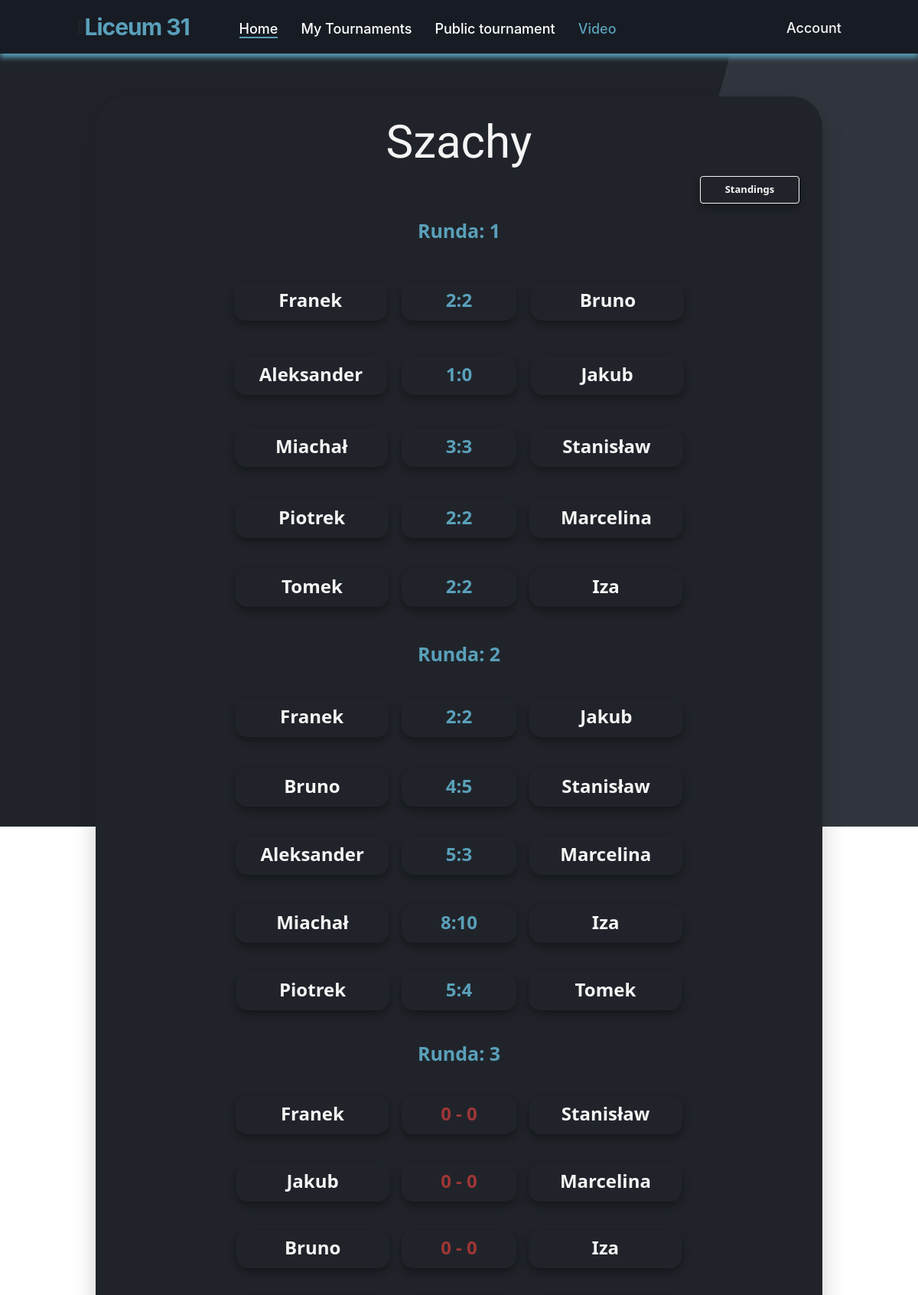
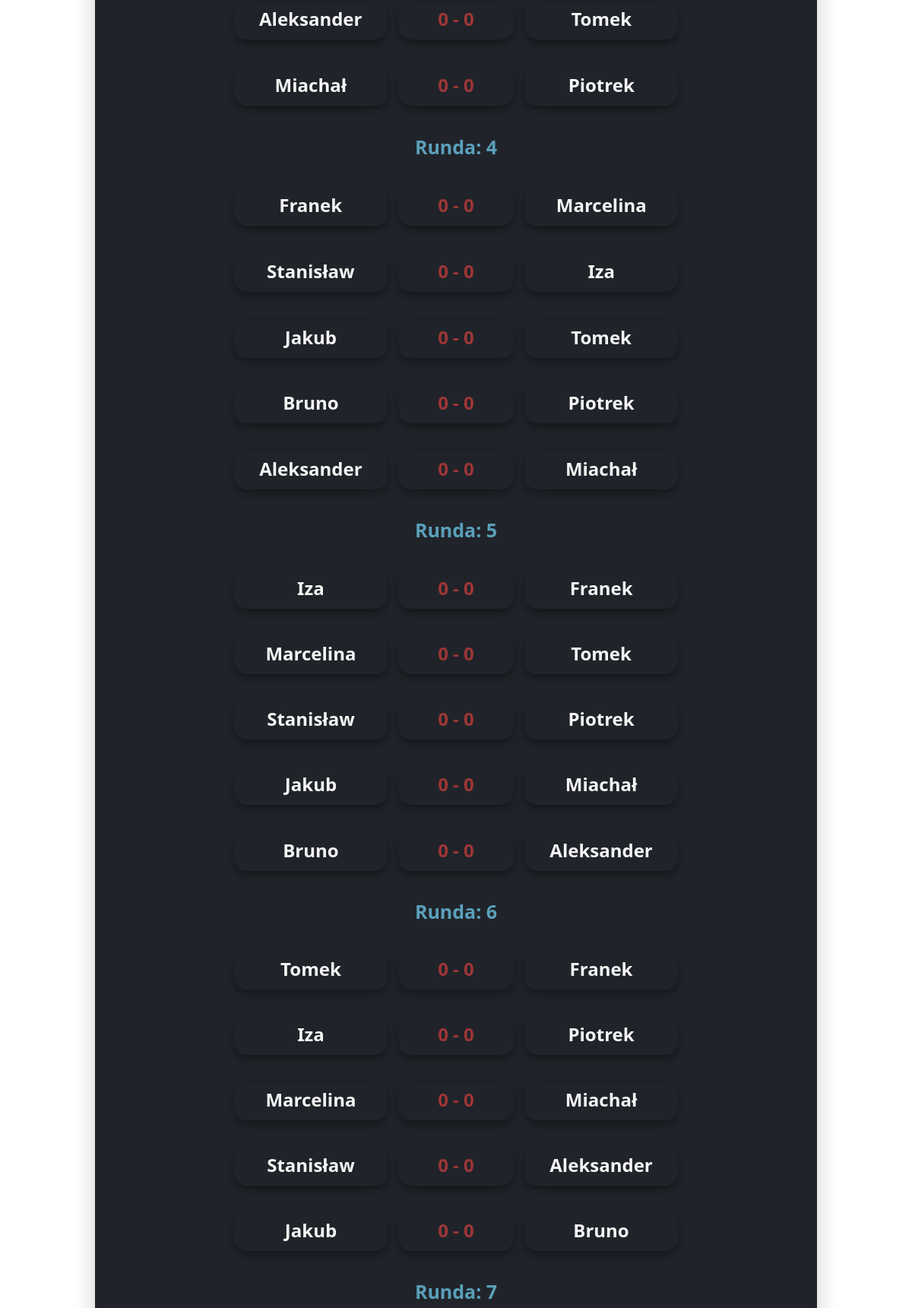
The page /public-schedule (signed in, upper part) on the database its author committed (2 pictures, top to bottom).
### website/models.py (models this page shows)
class Tournament(db.Model):
    id = db.Column(db.Integer,primary_key=True)
    user_id = db.Column(db.Integer,db.ForeignKey('user.id'))
    name = db.Column(db.String(150))
    date = db.Column(db.Date)
    location = db.Column(db.String(150))
    discipline = db.Column(db.String(150))
    type = db.Column(db.String(150))
    status = db.Column(db.String(150), default="upcoming")
    is_public = db.Column(db.Boolean(),default=False)
    current_round_number = db.Column(db.Integer(),default=0)
    max_rounds = db.Column(db.Integer())
    edited_dual_id = db.Column(db.Integer())
    rounds = db.relationship('Round')
    duals = db.relationship('Dual')
    opponents = db.relationship('Opponent')
    standings = db.relationship('Standing')

class Round(db.Model):
    id = db.Column(db.Integer,primary_key=True)
    tournament_id = db.Column(db.Integer,db.ForeignKey('tournament.id'))
    number = db.Column(db.Integer)
    duals = db.relationship('Dual')

class Dual(db.Model):
    id = db.Column(db.Integer,primary_key=True)
    tournament_id = db.Column(db.Integer,db.ForeignKey('tournament.id'))
    round_id = db.Column(db.Integer,db.ForeignKey('round.id'))
    opponent1_id = db.Column(db.Integer,db.ForeignKey('opponent.id'))
    opponent2_id = db.Column(db.Integer,db.ForeignKey('opponent.id'))
    opponent_1 = db.relationship('Opponent', foreign_keys=[opponent1_id])
    opponent_2 = db.relationship('Opponent', foreign_keys=[opponent2_id])
    score_1 = db.Column(db.Integer)
    score_2 = db.Column(db.Integer)
    date = db.Column(db.DateTime)
    round_number = db.Column(db.Integer)

class Opponent(db.Model):
    id = db.Column(db.Integer,primary_key=True)
    tournament_id = db.Column(db.Integer,db.ForeignKey('tournament.id'))
    standing = db.relationship('Standing')
    name = db.Column(db.String(100000))

### website/views.py (the view)
@views.route('public-schedule')
@login_required
def public_schedule():
    tournament = Tournament.query.filter_by(is_public=True).first()
    if tournament:
        return render_template("public_schedule.html", tournament=tournament, user=current_user)
    else:
        flash('Unfortunately, there is no public schedule for now.', category='error')
        return redirect(url_for("views.home"))

### website/__init__.py (called while the page is built)
def create_app():
    app = Flask(__name__)
    app.config['SECRET_KEY'] = 'kjabwdlajbal'
    app.config['SQLALCHEMY_DATABASE_URI'] = f'sqlite:///{DB_NAME}'
    app.config['SQLALCHEMY_TRACK_MODIFICATIONS'] = False
    db.init_app(app)  # inicjowanie bazy danych dla aplikacji
    from .views import views
    from .auth import auth
    app.register_blueprint(views, url_prefix='/')
    app.register_blueprint(auth, url_prefix='/')
    from .models import User
    create_datebase(app)
    login_manager = LoginManager()
    login_manager.login_view = 'auth.login'
    login_manager.init_app(app)
    @login_manager.user_loader
    def load_user(id):
        return User.query.get(int(id))
    return app

### website/templates/public_schedule.html (shortened to what this page needs)
{% extends "base.html" %} {% block title %}Public Schedule{% endblock %} {% block content %}
<section class="public_schedule_box_container container_schedule_public">
    <br />
    <h3 align="center">{{tournament.name}}</h3>
    <ol class="list-group list-group-flush" id="pary">
        <div style="margin-right: 30px;" align="right">
            <a href="/public-standings">
                <button id="btn" type="button" class="btn-add">Standings</button>
            </a>
        </div>
        {% for round in tournament.rounds %} {% if round.number
        <=tournament.current_round_number %} <h4 align="center" class="h4_round">Runda: {{round.number}}</h4>
            {% for dual in round.duals %}
            <ol class="list-group list-group-flush" id="pary">
                <div align="center">
                    <ol class="badge">
                        <br>
                        <button disabled class="btn_schedule_list">
              <div class="btn-danger_nav_list_group_schedule_nick_one"  align="left" style="display: inline-block">
                <h4>
                {{dual.opponent_1.name}}
                <br />
              </h4>
              </div>
              <div class="btn-danger_nav_list_group_schedule_point" style="display: inline-block">
                {% if dual.score_1 is none or dual.score_1 is none %}
                <h4 style="color: #a03636; font-weight: 700;"> 0 - 0 </h4>
                {% else %}
                <h4 style="color: #5aa0ba; font-weight: 700;">{{dual.score_1}}:{{dual.score_2}}</h4>
                {% endif %}
              </div>
              <div class="btn-danger_nav_list_group_schedule_nick_two" align="right" style="display: inline-block">
                <h4>{{dual.opponent_2.name}}
                <br />
                </h4>
              </div>
            </button> {% endfor %}
                    </ol>
                </div>
                <br />
            </ol>
    </ol>
    </div>
    {% endif %} {% endfor %}
</section>
{% endblock %}

### website/static/style.css (style rules this page uses)
html { scroll-behavior: smooth; }
body { background-image: url("../static/bgp.png"); scroll-behavior: smooth; overflow: overlay; background-repeat: no-repeat; background-attachment: fixed; }
.list-group { display: flex; flex-direction: column; padding-left: 0; margin-bottom: 0; font-weight: 700; }
a { color: #fff; font-size: 18px; font-weight: 500; text-decoration: none; }
h3 { color: whitesmoke; font-family: 'Stick No Bills', sans-serif; font-size: 60px; }
.public_schedule_box_container { background-color: #20242A; height: 250px; width: 700px; box-shadow: 0 8px 30px 0 rgba(0, 0, 0, 0.2); border-radius: 40px; }
.container_schedule_public { width: 950px; height: auto; margin: 0 auto; margin-top: 5%; }
h4 { font-family: "Segoe UI", Tahoma, Geneva, Verdana, sans-serif; }
.h4_round { font-family: "Segoe UI", Tahoma, Geneva, Verdana, sans-serif; color: #5AA0BA; font-size: 25px; font-weight: 700; margin: 20px; }
.btn-add { background-color: transparent; border: 0; width: 130px; height: 36px; border-radius: .25rem; font-family: "Segoe UI", Tahoma, Geneva, Verdana, sans-serif; color: whitesmoke; font-size: 13px; font-weight: bold; outline: none; box-shadow: 0px 5px 12px rgba(0, 0, 0, 0.4); transition: 0.5s; backface-visibility: hidden; border: 1px solid whitesmoke; margin-left: 10px; }
.btn-danger_nav_list_group_schedule_point { background-color: #20242A; border: 0; width: 150px; height: 50px; border-radius: 15px; outline: none; box-shadow: 0px 5px 12px rgba(0, 0, 0, 0.4); transition: 0.5s; backface-visibility: hidden; margin: 8px; }
.btn-danger_nav_list_group_schedule_point h4 { color: whitesmoke; font-family: "Segoe UI", Tahoma, Geneva, Verdana, sans-serif; font-weight: bold; padding: 9px; text-align: center; }
.btn-danger_nav_list_group_schedule_nick_one { background-color: #20242A; border: 0; width: 200px; height: 50px; border-radius: 15px; outline: none; box-shadow: 0px 5px 12px rgba(0, 0, 0, 0.4); transition: 0.5s; backface-visibility: hidden; margin: 8px; }
.btn-danger_nav_list_group_schedule_nick_one h4 { color: whitesmoke; font-family: "Segoe UI", Tahoma, Geneva, Verdana, sans-serif; font-weight: bold; padding: 9px; text-align: center; }
.btn-danger_nav_list_group_schedule_nick_two { background-color: #20242A; border: 0; width: 200px; height: 50px; border-radius: 15px; outline: none; box-shadow: 0px 5px 12px rgba(0, 0, 0, 0.4); transition: 0.5s; backface-visibility: hidden; margin: 8px; }
.btn-danger_nav_list_group_schedule_nick_two h4 { color: whitesmoke; font-family: "Segoe UI", Tahoma, Geneva, Verdana, sans-serif; font-weight: bold; padding: 9px; text-align: center; }
.btn_schedule_list { background-color: transparent; border: 0; margin: 9px; border-radius: 20px; }

### rows shown on the page
Tournament: name "Szachy"
Round: number "1"
Dual: opponent_1.name "Franek", score_1 "2", score_2 "2", opponent_2.name "Bruno"
Dual: opponent_1.name "Aleksander", score_1 "1", score_2 "0", opponent_2.name "Jakub"
Dual: opponent_1.name "Miachał", score_1 "3", score_2 "3", opponent_2.name "Stanisław"
Dual: opponent_1.name "Piotrek", score_1 "2", score_2 "2", opponent_2.name "Marcelina"
Dual: opponent_1.name "Tomek", score_1 "2", score_2 "2", opponent_2.name "Iza"
Round: number "2"
Dual: opponent_1.name "Franek", score_1 "2", score_2 "2", opponent_2.name "Jakub"
Dual: opponent_1.name "Bruno", score_1 "4", score_2 "5", opponent_2.name "Stanisław"
Dual: opponent_1.name "Aleksander", score_1 "5", score_2 "3", opponent_2.name "Marcelina"
Dual: opponent_1.name "Miachał", score_1 "8", score_2 "10", opponent_2.name "Iza"
Dual: opponent_1.name "Piotrek", score_1 "5", score_2 "4", opponent_2.name "Tomek"
Round: number "3"
Dual: opponent_1.name "Franek", shows "0 - 0", opponent_2.name "Stanisław"
Dual: opponent_1.name "Jakub", shows "0 - 0", opponent_2.name "Marcelina"
Dual: opponent_1.name "Bruno", shows "0 - 0", opponent_2.name "Iza"
Dual: opponent_1.name "Aleksander", shows "0 - 0", opponent_2.name "Tomek"
Dual: opponent_1.name "Miachał", shows "0 - 0", opponent_2.name "Piotrek"
Round: number "4"
Dual: opponent_1.name "Franek", shows "0 - 0", opponent_2.name "Marcelina"
Dual: opponent_1.name "Stanisław", shows "0 - 0", opponent_2.name "Iza"
Dual: opponent_1.name "Jakub", shows "0 - 0", opponent_2.name "Tomek"
Dual: opponent_1.name "Bruno", shows "0 - 0", opponent_2.name "Piotrek"
Dual: opponent_1.name "Aleksander", shows "0 - 0", opponent_2.name "Miachał"
Round: number "5"
Dual: opponent_1.name "Iza", shows "0 - 0", opponent_2.name "Franek"
Dual: opponent_1.name "Marcelina", shows "0 - 0", opponent_2.name "Tomek"
Dual: opponent_1.name "Stanisław", shows "0 - 0", opponent_2.name "Piotrek"
Dual: opponent_1.name "Jakub", shows "0 - 0", opponent_2.name "Miachał"
Dual: opponent_1.name "Bruno", shows "0 - 0", opponent_2.name "Aleksander"
Round: number "6"
Dual: opponent_1.name "Tomek", shows "0 - 0", opponent_2.name "Franek"
Dual: opponent_1.name "Iza", shows "0 - 0", opponent_2.name "Piotrek"
Dual: opponent_1.name "Marcelina", shows "0 - 0", opponent_2.name "Miachał"
Dual: opponent_1.name "Stanisław", shows "0 - 0", opponent_2.name "Aleksander"
Dual: opponent_1.name "Jakub", shows "0 - 0", opponent_2.name "Bruno"
Round: number "7"
